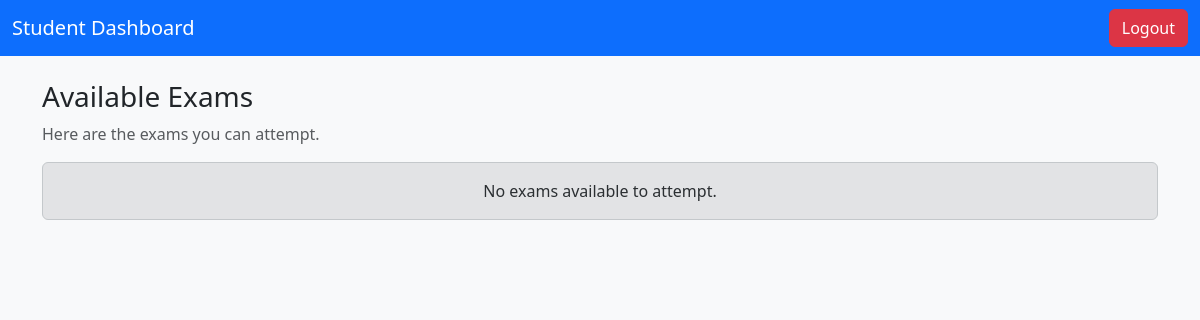
The app's page /student/exams (signed in), older data.
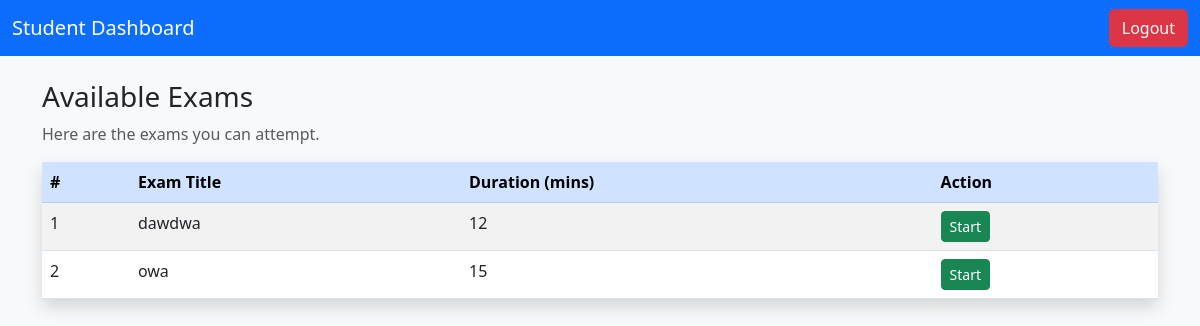
The same page, newer data.
### models/exam.py (models this page shows)
class Exam(db.Model):
    __tablename__ = "exams"
    id = db.Column(db.Integer, primary_key=True)
    title = db.Column(db.String(100), nullable=False)
    duration = db.Column(db.Integer, nullable=False, default=30)  # in minutes
    questions = db.relationship("Question", backref="exam", lazy=True)
    results = db.relationship("Result", backref="exam", lazy=True)

### routes/student_routes.py (the view)
@student_bp.route("/exams")
@login_required
def available_exams():
    if current_user.role != "student":
        return "Unauthorized", 403
    exams = Exam.query.all()
    return render_template("student_exams.html", exams=exams)

### app.py (called while the page is built)
def create_app():
    app = Flask(__name__, instance_relative_config=True)
    app.config.from_object("config.Config")
    app.config.from_pyfile("config.py", silent=True)
    db.init_app(app)
    login_manager.init_app(app)
    @login_manager.user_loader
    def load_user(user_id):
        return User.query.get(int(user_id))
    app.register_blueprint(auth_bp)
    app.register_blueprint(admin_bp)
    app.register_blueprint(student_bp)
    @app.route("/")
    def index():
        return render_template("landing.html")   # shows login/register options
    return app

### templates/student_exams.html (shortened to what this page needs)
<!DOCTYPE html>
<html lang="en">
<head>
  <link href="https://cdn.jsdelivr.net/npm/bootstrap@5.3.0/dist/css/bootstrap.min.css" rel="stylesheet">
</head>
<body class="bg-light">
  <nav class="navbar navbar-dark bg-primary">
    <div class="container-fluid">
      <a class="navbar-brand" href="{{ url_for('student.dashboard') }}">Student Dashboard</a>
      <a href="{{ url_for('auth.logout') }}" class="btn btn-danger">Logout</a>
    </div>
  </nav>
  <div class="container mt-4">
    <h3>Available Exams</h3>
    <p class="text-muted">Here are the exams you can attempt.</p>
    {% if exams %}
    <table class="table table-striped table-hover shadow">
      <thead class="table-primary">
        <tr>
          <th>#</th>
          <th>Exam Title</th>
          <th>Duration (mins)</th>
          <th>Action</th>
        </tr>
      </thead>
      <tbody>
        {% for exam in exams %}
        <tr>
          <td>{{ loop.index }}</td>
          <td>{{ exam.title }}</td>
          <td>{{ exam.duration }}</td>
          <td>
            <a href="{{ url_for('student.take_exam', exam_id=exam.id) }}" class="btn btn-success btn-sm">Start</a>
          </td>
        </tr>
        {% endfor %}
      </tbody>
    </table>
    {% else %}
    <div class="alert alert-secondary text-center">No exams available to attempt.</div>
    {% endif %}
  </div>
</body>
</html>

Row changes from the older to the newer data that the page shows:
added Exam: title "dawdwa", duration "12"
added Exam: title "owa", duration "15"
Text that changed along with them:
text no longer shown: "No exams available to attempt."
text now shown: "# Exam Title Duration (mins) Action"
